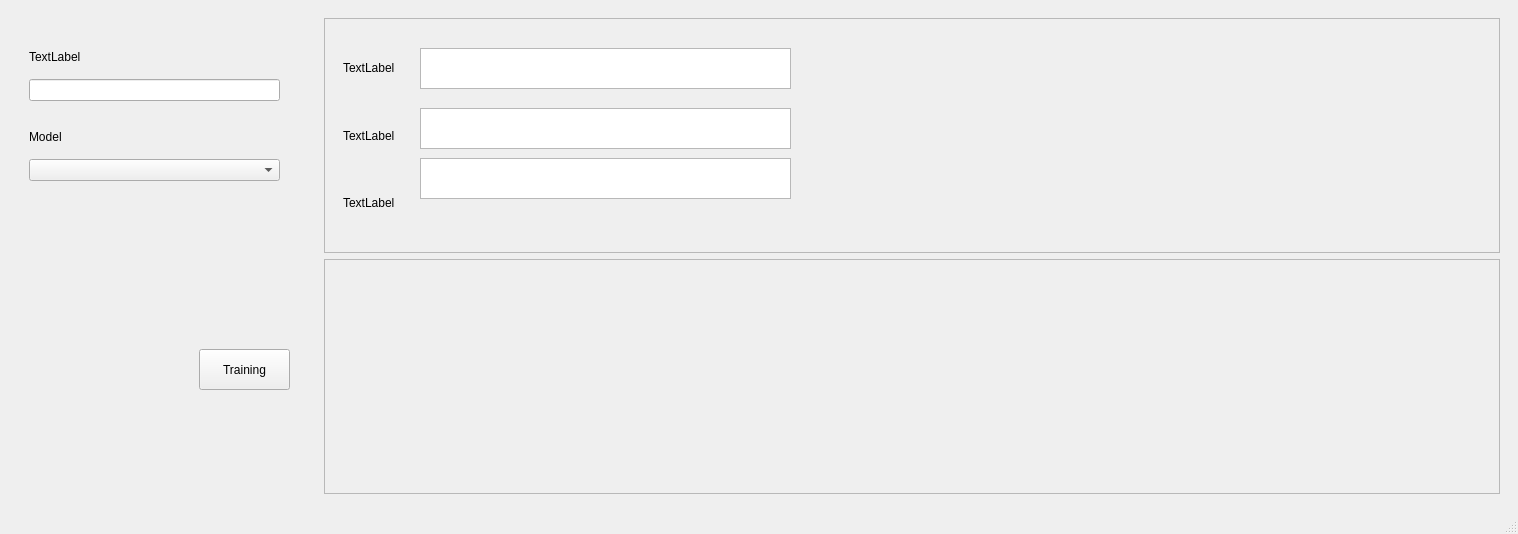
<?xml version="1.0" encoding="UTF-8"?>
<ui version="4.0">
 <class>MainWindow</class>
 <widget class="QMainWindow" name="MainWindow">
  <property name="geometry">
   <rect>
    <x>0</x>
    <y>0</y>
    <width>1518</width>
    <height>534</height>
   </rect>
  </property>
  <property name="windowTitle">
   <string>MainWindow</string>
  </property>
  <widget class="QWidget" name="centralwidget">
   <layout class="QHBoxLayout" name="horizontalLayout">
    <item>
     <widget class="QWidget" name="widget_2" native="true">
      <property name="minimumSize">
       <size>
        <width>300</width>
        <height>0</height>
       </size>
      </property>
      <property name="maximumSize">
       <size>
        <width>300</width>
        <height>16777215</height>
       </size>
      </property>
      <widget class="QLabel" name="label_4">
       <property name="geometry">
        <rect>
         <x>20</x>
         <y>120</y>
         <width>55</width>
         <height>16</height>
        </rect>
       </property>
       <property name="text">
        <string>Model</string>
       </property>
      </widget>
      <widget class="QComboBox" name="comboBox">
       <property name="geometry">
        <rect>
         <x>20</x>
         <y>150</y>
         <width>251</width>
         <height>22</height>
        </rect>
       </property>
      </widget>
      <widget class="QPushButton" name="pushButton">
       <property name="geometry">
        <rect>
         <x>190</x>
         <y>340</y>
         <width>91</width>
         <height>41</height>
        </rect>
       </property>
       <property name="text">
        <string>Training</string>
       </property>
      </widget>
      <widget class="QLabel" name="label_5">
       <property name="geometry">
        <rect>
         <x>20</x>
         <y>40</y>
         <width>55</width>
         <height>16</height>
        </rect>
       </property>
       <property name="text">
        <string>TextLabel</string>
       </property>
      </widget>
      <widget class="QLineEdit" name="lineEdit">
       <property name="geometry">
        <rect>
         <x>20</x>
         <y>70</y>
         <width>251</width>
         <height>22</height>
        </rect>
       </property>
      </widget>
     </widget>
    </item>
    <item>
     <widget class="QWidget" name="widget" native="true">
      <layout class="QVBoxLayout" name="verticalLayout">
       <item>
        <widget class="QFrame" name="frame">
         <property name="frameShape">
          <enum>QFrame::StyledPanel</enum>
         </property>
         <property name="frameShadow">
          <enum>QFrame::Raised</enum>
         </property>
         <layout class="QHBoxLayout" name="horizontalLayout_2">
          <item alignment="Qt::AlignLeft">
           <widget class="QWidget" name="widget_3" native="true">
            <layout class="QVBoxLayout" name="verticalLayout_2">
             <item>
              <widget class="QLabel" name="label">
               <property name="text">
                <string>TextLabel</string>
               </property>
              </widget>
             </item>
             <item>
              <widget class="QLabel" name="label_2">
               <property name="text">
                <string>TextLabel</string>
               </property>
              </widget>
             </item>
             <item>
              <widget class="QLabel" name="label_3">
               <property name="text">
                <string>TextLabel</string>
               </property>
              </widget>
             </item>
            </layout>
           </widget>
          </item>
          <item>
           <widget class="QWidget" name="widget_4" native="true">
            <property name="sizePolicy">
             <sizepolicy hsizetype="MinimumExpanding" vsizetype="Preferred">
              <horstretch>0</horstretch>
              <verstretch>0</verstretch>
             </sizepolicy>
            </property>
            <widget class="QTextEdit" name="textEdit">
             <property name="geometry">
              <rect>
               <x>10</x>
               <y>20</y>
               <width>371</width>
               <height>41</height>
              </rect>
             </property>
            </widget>
            <widget class="QTextEdit" name="textEdit_2">
             <property name="geometry">
              <rect>
               <x>10</x>
               <y>80</y>
               <width>371</width>
               <height>41</height>
              </rect>
             </property>
            </widget>
            <widget class="QTextEdit" name="textEdit_3">
             <property name="geometry">
              <rect>
               <x>10</x>
               <y>130</y>
               <width>371</width>
               <height>41</height>
              </rect>
             </property>
            </widget>
           </widget>
          </item>
         </layout>
        </widget>
       </item>
       <item>
        <widget class="QFrame" name="frame_2">
         <property name="frameShape">
          <enum>QFrame::StyledPanel</enum>
         </property>
         <property name="frameShadow">
          <enum>QFrame::Raised</enum>
         </property>
        </widget>
       </item>
      </layout>
     </widget>
    </item>
   </layout>
  </widget>
  <widget class="QMenuBar" name="menubar">
   <property name="geometry">
    <rect>
     <x>0</x>
     <y>0</y>
     <width>1518</width>
     <height>26</height>
    </rect>
   </property>
  </widget>
  <widget class="QStatusBar" name="statusbar"/>
 </widget>
 <resources/>
 <connections/>
</ui>
